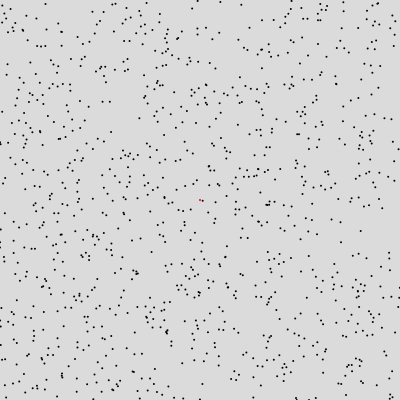
Frame 1 (no input)
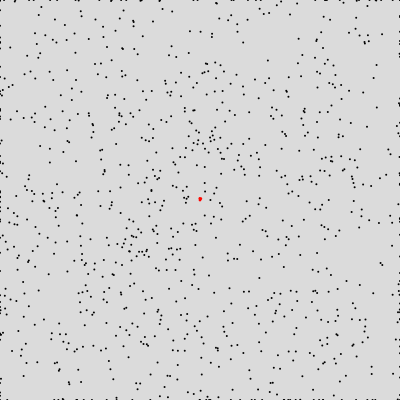
Frame 60 (no input)
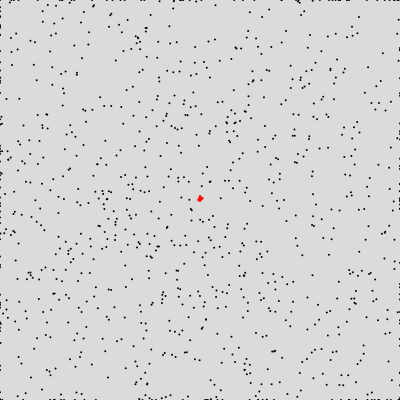
Frame 120 (the mouse pressed at the canvas centre since frame 60)

The p5.js sketch that drew these frames (run headless with seeded random() and noise() and a simulated clock; from frame 60 on, the mouse is pressed at the canvas centre):

// p5.js sketch
// ── sketch.js
//Your Name(s)
//Project Name
//Date

/* A brief description of what the program is */

class Walker {
    constructor(_x, _y) {
        this.x = _x;
        this.y = _y;
        this.r = 1;
        this.angle = random(0, 2 * PI);
        this.color = 0;
        this.attached = false;
    }
    move() {
        if (this.attached) return;
        this.speed = random(0, 3);
        this.x += this.speed * cos(this.angle);
        this.y += this.speed * sin(this.angle);
        this.angle += random(-PI / 6, PI / 6);
    }
    collide(walker) {
        if (walker.attached == false || this.attached) return false;
        if (dist(this.x, this.y, walker.x, walker.y) < this.r + walker.r) {
            this.attached = true;
            let hue = map(dist(this.x, this.y, width / 2, height / 2), 0, sqrt(pow(width / 2, 2) + pow(height / 2, 2)), 0, 360);
            this.color = [hue, 100, 100];
            return true;
        }
        return false;
    }
    boundary() {
        if (this.x < 0) {
            this.x = 0;
        } else if (this.x > width) {
            this.x = width;
        }
        if (this.y < 0) {
            this.y = 0;
        } else if (this.y > height) {
            this.y = height;
        }
    }
    show() {
        fill(this.color);
        ellipse(this.x, this.y, this.r);
    }
}

let attachedWalkers = [];

let freeWalkers = [];

const walkers = 1000;

function setup() {
    createCanvas(400, 400);

    noStroke();

    ellipseMode(RADIUS);

    colorMode(HSB);

    attachedWalkers[0] = new Walker(width / 2, height / 2);
    attachedWalkers[0].attached = true;
    attachedWalkers[0].color = [360, 100, 100];

    while (freeWalkers.length < walkers) {
        freeWalkers.push(new Walker(random(0, width), random(0, height)));
    }
}

function draw() {
    background(0, 0, 86);
    for (let i = 0; i < walkers; ++i) {
        freeWalkers[i].move();
        freeWalkers[i].boundary();
        freeWalkers[i].show();
        for (let j = 0; j < attachedWalkers.length; ++j) {
            if (freeWalkers[i].collide(attachedWalkers[j])) {
                break;
            }
        }
    }
    let newAttachedWalkers = freeWalkers.filter((b) => b.attached);
    for (let i = 0; i < newAttachedWalkers.length; ++i) {
        attachedWalkers.push(newAttachedWalkers[i]);
        for (let j = 0; j < attachedWalkers.length; ++j) {
            attachedWalkers[j].r += 0.5 / attachedWalkers.length;
        }
    }
    for (let i = 0; i < attachedWalkers.length; ++i) {
        attachedWalkers[i].show();
    }
    let stillFreeWalkers = freeWalkers.filter((b) => !b.attached);
    for (let i = 0; i < walkers; ++i) {
        freeWalkers[i] = stillFreeWalkers[i] ? stillFreeWalkers[i] : new Walker(random(0, width), random(0, height));
    }
}
